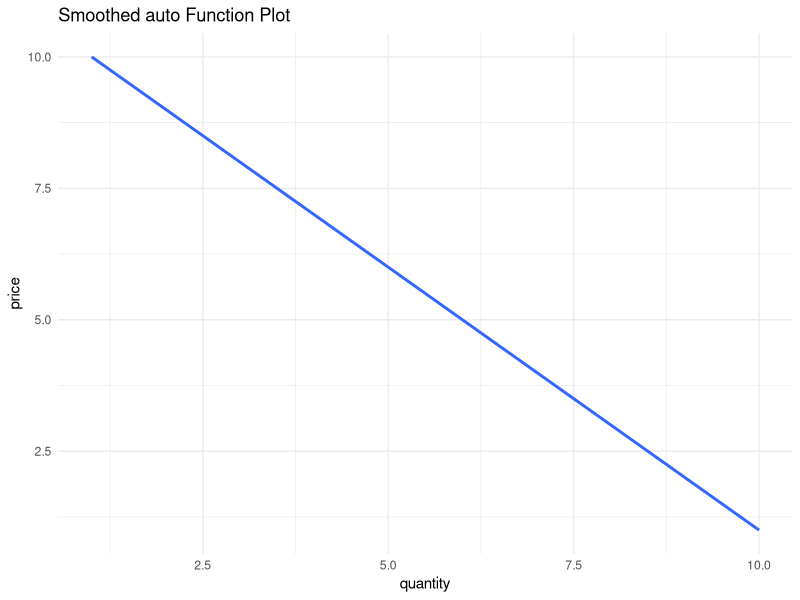
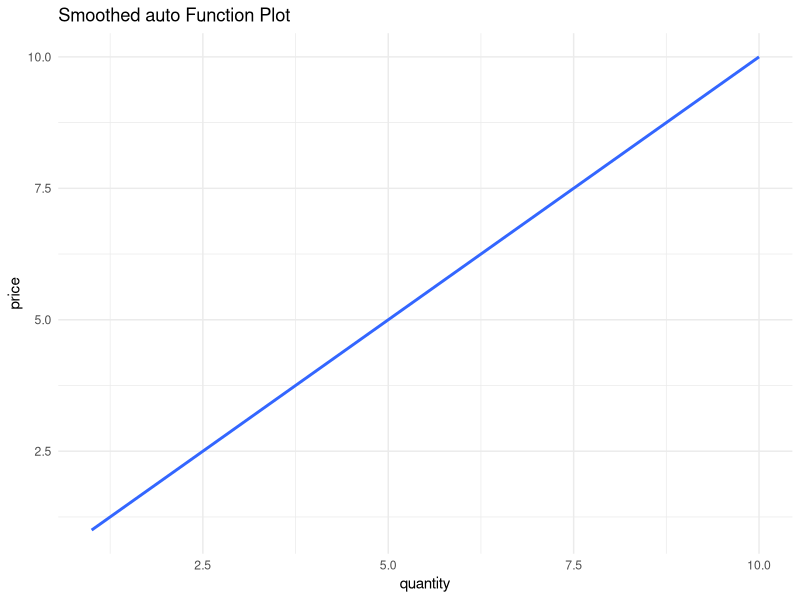

Write the R code that produced these figures, in order.
library(ggplot2)

plot_smooth_exponential_polynomial <- function(df, x_col = "q", y_col = "p", method = "auto") {
  plot <- ggplot(df, aes_string(x = x_col, y = y_col)) +
    geom_smooth(method = method, se = FALSE) +
    labs(
      title = paste("Smoothed", ifelse(tolower(method) == "lm", "Polynomial", method), "Function Plot"),
      x = x_col,
      y = y_col
    ) +
    theme_minimal()

  return(plot)
}

plot_equilibrium <- function(supplyPlot, demandPlot, x_col = "q", y_col = "p") {
  
  supplyPlotData <- supplyPlot$data
  demandPlotData <- demandPlot$data


  equilibrium <- data.frame(x = NA, y = NA)
  colnames(equilibrium) <- c(x_col, y_col)
  
  
  for (i in 1:(nrow(supplyPlotData) - 1)) {
    for (j in 1:(nrow(demandPlotData) - 1)) {
      x1 <- supplyPlotData[[x_col]][i]
      x2 <- supplyPlotData[[x_col]][i + 1]
      y1 <- supplyPlotData[[y_col]][i]
      y2 <- supplyPlotData[[y_col]][i + 1]

      x3 <- demandPlotData[[x_col]][j]
      x4 <- demandPlotData[[x_col]][j + 1]
      y3 <- demandPlotData[[y_col]][j]
      y4 <- demandPlotData[[y_col]][j + 1]

      if (is.na(equilibrium[[x_col]]) && is.na(equilibrium[[y_col]])) {
        if (abs((x2 - x1) * (y4 - y3) - (x4 - x3) * (y2 - y1)) > 1e-10) {
          t1 <- ((x3 - x1) * (y4 - y3) - (x4 - x3) * (y3 - y1)) / ((x2 - x1) * (y4 - y3) - (x4 - x3) * (y2 - y1))
          t2 <- ((x2 - x1) * (y3 - y1) - (x3 - x1) * (y2 - y1)) / ((x2 - x1) * (y4 - y3) - (x4 - x3) * (y2 - y1))

          if (t1 >= 0 && t1 <= 1 && t2 >= 0 && t2 <= 1) {
            equilibrium[[x_col]] <- x1 + t1 * (x2 - x1)
            equilibrium[[y_col]] <- y1 + t1 * (y2 - y1)
          }
        }
      }
    }
  }

  return(equilibrium)
}


col_x <- 'quantity'
col_y <- 'price'

supply <- data.frame(quantity = 1:10, price = c(1, 2, 3, 4, 5, 6, 7, 8, 9, 10))
demand <- data.frame(quantity = 1:10, price = c(10, 9, 8, 7, 6, 5, 4, 3, 2, 1))

supplyPlot <- plot_smooth_exponential_polynomial(supply, x_col = col_x, y_col = col_y)
demandPlot <- plot_smooth_exponential_polynomial(demand, x_col = col_x, y_col = col_y)

equilibrium <- plot_equilibrium(supplyPlot, demandPlot, col_x, col_y)

print(equilibrium)

